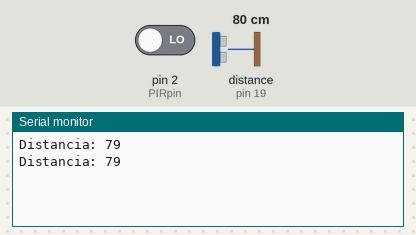
Bench run of a sketch on a simulated Arduino Uno, built with avr-gcc and run on an emulated ATmega328P. Shown: the last lines printed to the serial monitor. Wiring (inferred from the names in the program): ultrasonic range finder: trigger pin 18; echo pin 19. The inputs (shaded band) are chosen by the test bench; at power-on: pin 2 (PIRpin) LOW, distance to the obstacle (sensor on pin 19) 80 cm. The echo pulse lasts 58.3 µs per cm.

Above: at 1.8 s.
1.9 s: pin 2 (PIRpin) driven HIGH
3.5 s: pin 2 (PIRpin) driven LOW
5.5 s: distance to the obstacle (sensor on pin 19) set to 2 cm
At 6.8 s:
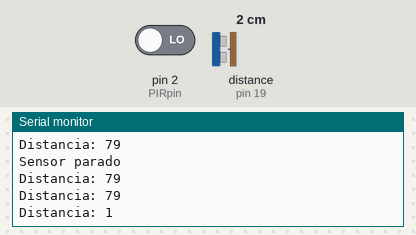
7.0 s: distance to the obstacle (sensor on pin 19) set to 4 cm
At 7.8 s:
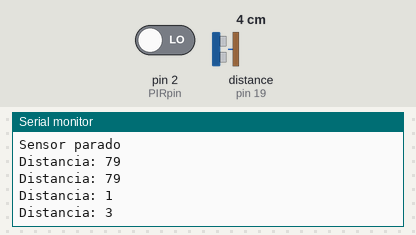
Timing chart, 0 to 9.5 s (numbered marks = the images above; inputs shaded):
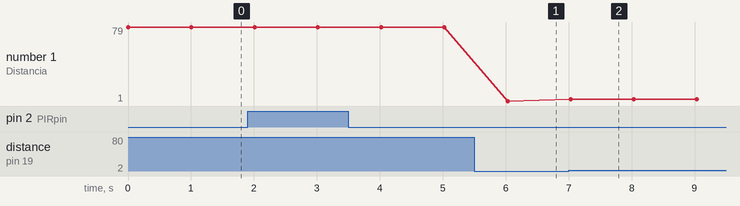

Measured:
- after the input at 5.5 s, the serial monitor: prints a new line after 0.53 s (image 1)
- after the input at 7.0 s, the serial monitor: prints a new line at once (image 2)
- plotted number 1: 79 → 1 after the input at 5.5 s, 1 → 3 after the input at 7.0 s

The sketch:

Distancia.ino
```cpp
const int EchoPin = 19;
const int TriggerPin = 18; // para distancia

const int PIRpin = 2;

int pirState = LOW;
int val =0 ;

void setup() {
  Serial.begin(115200);
  pinMode(TriggerPin, OUTPUT);
  pinMode(EchoPin, INPUT);

  pinMode(PIRpin,INPUT); // para el de presencia
}
void loop() {
  //Serial.println(TriggerPin);
  //Serial.println(EchoPin);
  Serial.print("Distancia: ");
  Serial.println(distancia(TriggerPin, EchoPin));
  delay(1000);

   val = digitalRead(PIRpin);
   if (val == HIGH)   //si está activado
   {
      if (pirState == LOW)  //si previamente estaba apagado
      {
        //M5.Lcd.printf("sensor activado");
        Serial.println("Sensor activado");
        pirState = HIGH;
      }
   }
   else   //si esta desactivado
   {
      if (pirState == HIGH)  //si previamente estaba encendido
      {
        Serial.println("Sensor parado");
        //M5.Lcd.printf("sensor a la shit");
        pirState = LOW;
      }
  }
}
  int distancia(int TriggerPin, int EchoPin) {
    long duracion, distanciaCm;
    digitalWrite(TriggerPin, LOW); //nos aseguramos señal baja al principio
    delayMicroseconds(4);
    digitalWrite(TriggerPin, HIGH); //generamos pulso de 10us
   //Serial.println(duracion);
   // Serial.println(TriggerPin);
   // Serial.println(EchoPin);
    delayMicroseconds(10);
    digitalWrite(TriggerPin, LOW);
    duracion = pulseIn(EchoPin, HIGH); //medimos el tiempo del pulso
    //Serial.print(duracion);
    distanciaCm = duracion * 10 / 292 / 2; //convertimos a distancia
    return distanciaCm;
    Serial.println(distanciaCm);
    }
```
